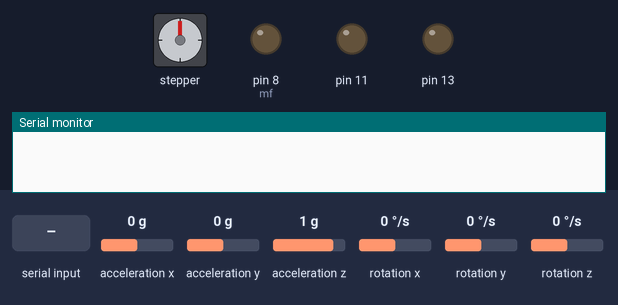
Simulated run of this sketch. Board: Arduino Uno, built with avr-gcc and run on an emulated ATmega328P. On the bench: stepper motor, output pins drawn as LEDs (lit = HIGH), the last lines printed to the serial monitor. Wiring (inferred from the names in the program): stepper motor driver (200 steps per turn assumed): step pin 10; direction pin 12. Dashed ring = blinking. The test bench sets the inputs (shaded band); at power-on: acceleration x 0 g, acceleration y 0 g, acceleration z 1 g, rotation x 0 °/s, rotation y 0 °/s, rotation z 0 °/s.

Above: at 3.2 s.
3.3 s: "I" received over Serial
At 4.57 s:
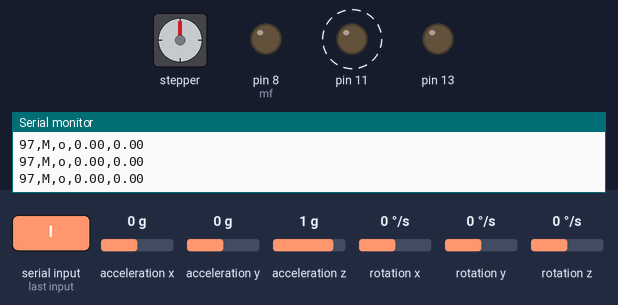
6.3 s: "M" received over Serial
At 8.2 s:
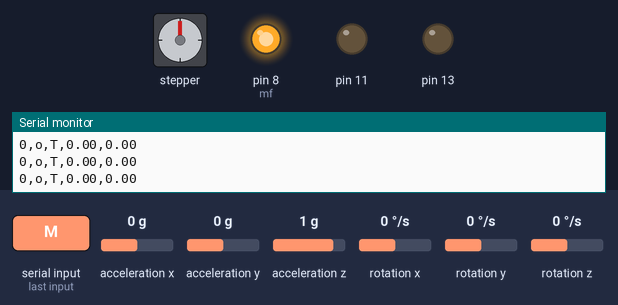
8.8 s: "I" received over Serial
At 11.7 s:
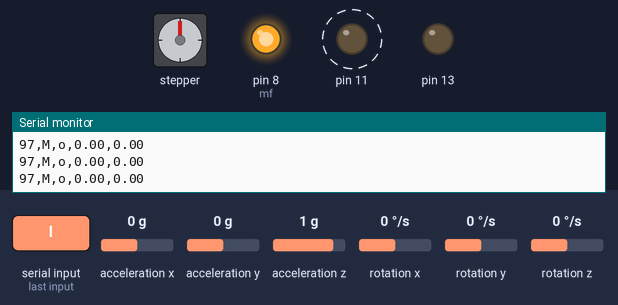
11.8 s: "90,45,200\n" received over Serial
At 12.5 s:
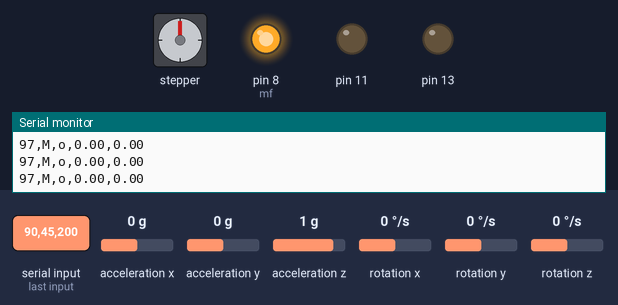
Timing chart, 0 to 14.3 s (numbered marks = the images above; inputs shaded):
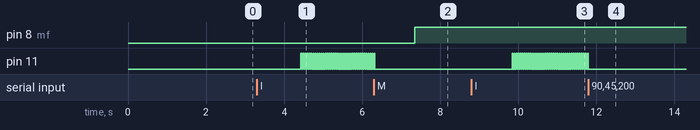

Measured:
- after the input at 3.3 s, pin 11: alternates HIGH for 0.02 s and LOW for 0.03 s, starting after 1.1 s
- after the input at 6.3 s, pin 8 (mf): LOW → HIGH after 1.1 s; pin 11: goes on until 6.3 s, then stays LOW
- after the input at 8.8 s, pin 11: alternates HIGH for 0.02 s and LOW for 0.03 s, starting after 1.0 s
- after the input at 11.8 s, pin 11: stops changing and stays LOW

The sketch:

ControlTotalv2.ino
```cpp
#include "MPU9250.h"
//Sensor de inclinacion
MPU9250 mpu;
//Puertos inclinacion
int rpwm = 11;
int lpwm = 13;
//Puertos azimut
int mf = 8;
int pul = 10;
int dir = 12;
//Puertos radiacion
int pirhel = A0;
int pira = A1;
//Variables inclinacion
int anguloDeseado = 0;
int pitch = 0;
float incli = 0;
float acc = 0;
float mpupitch = 0;
//Variables azimut
int avance;
int enAzimut;
int dirAzimut;
int N = 30; //Relacion 30:1 del mecanismo
int P = 400; //Pulsos por revolucion
float brujulaX = 0;
float brujulaY = 0;
//Variables radiacion
float global = 0.0, directa = 0.0;
//Variable serial
String comSerial;
int nomore = 0;
String modo = "";
int c = 0;
int d = 0;
void setup() {
    Serial.begin(115200);
    Wire.begin();
    delay(2000);
    //Reducir frecuencia de muestreo
    if (!mpu.setup(0x68)) {  // change to your own address
        while (1) {
            Serial.println("MPU connection failed. Please check your connection with `connection_check` example.");
            delay(5000);
        }
    }

    //Pin inclinacion
    pinMode(13,OUTPUT);
    pinMode(11,OUTPUT);
    //Pin azimut
    pinMode(dir,OUTPUT);
    pinMode(pul,OUTPUT);
    pinMode(mf,OUTPUT);
}

void loop() {
  if(mpu.update()){ }
  /*if(modo == "Z"){
    if(mpu.update()){
      static uint32_t prev_ms = millis();
      if(millis() > prev_ms + 100){
        Serial.print(mpu.getMagX(),0);
        Serial.print(",");
        Serial.println(mpu.getMagY(),0);
        prev_ms = millis();
      }
    }
  }*/
  if(modo == "I"){
    if(mpu.update()){
      static uint32_t prev_ms2 = millis();
      if(millis() > prev_ms2 + 100){
        mpupitch = mpu.getPitch();//checar
        acc = mpu.getAccX();
        incli = (0.8*(mpupitch))+(0.2*(90*acc));
        pitch = incli + 90 + 7;
        prev_ms2 = millis();
      }
    }
    if(pitch > anguloDeseado){
      Serial.print(pitch);
      Serial.print(",");
      Serial.print("M"); //Imprime M de moviendose
      Serial.print(",");
      Serial.print("o");
      Serial.print(",");
      Serial.print("0.00");
      Serial.print(",");
      Serial.println("0.00");
      digitalWrite(13,LOW);   // turn the LED on (HIGH is the voltage level)
      digitalWrite(11,HIGH);// wait for a second
      delay(20);
      digitalWrite(11,LOW);
      delay(20);
    }
    else if(pitch < anguloDeseado){
      Serial.print(pitch);
      Serial.print(",");
      Serial.print("M"); //Imprime M de moviendose
      Serial.print(",");
      Serial.print("o");
      Serial.print(",");
      Serial.print("0.00");
      Serial.print(",");
      Serial.println("0.00");
      digitalWrite(11,LOW);   // turn the LED on (HIGH is the voltage level)
      digitalWrite(13,HIGH);// wait for a second
      delay(20);
      digitalWrite(13,LOW);
      delay(20);
    }
    else{
        digitalWrite(13,LOW);
        digitalWrite(11,LOW);
        delay(100);
        Serial.print(pitch);
        Serial.print(",");
        Serial.print("T");
        Serial.print(",");
        Serial.print("o");
        Serial.print(",");
        Serial.print("0.00");
        Serial.print(",");
        Serial.println("0.00");
    }
  }

  else if(modo == "R"){
    static uint32_t prev_ms3 = millis();
    if(millis() > prev_ms3 + 100){
    //Radiacion
      global = 5.0e3*(5.0*analogRead(pira)/1023.0)/11.0;
      directa = (5.0*analogRead(pirhel)/1023.0)*(1.0e6/392.41)/6.1;
      Serial.print("0");
      Serial.print(",");
      Serial.print("o");
      Serial.print(",");
      Serial.print("o");
      Serial.print(",");
      Serial.print(global);
      Serial.print(",");
      Serial.println(directa);
      prev_ms3 = millis();
    }
  }

  else if(modo == "M"){
    if(enAzimut == 1){
      digitalWrite(mf,LOW);
      if(dirAzimut == 0) digitalWrite(dir,HIGH);//Antihorario
      else digitalWrite(dir,LOW);//Horario
    //Ecuacion de pulsos (N*(azimut)*P/360);
      for(int x = 0; x <= avance; x++){
        digitalWrite(pul,HIGH);
        delay(5);
        digitalWrite(pul,LOW);
        delay(5);
        Serial.print("0");
        Serial.print(",");
        Serial.print("o");
        Serial.print(",");
        Serial.print("N");
        Serial.print(",");
        Serial.print("0.00");
        Serial.print(",");
        Serial.println("0.00");
      }
      enAzimut = 0;
    }
    else{
      digitalWrite(mf,HIGH);
      digitalWrite(pul,LOW);
      delay(100);
      Serial.print("0");
      Serial.print(",");
      Serial.print("o");
      Serial.print(",");
      Serial.print("T");
      Serial.print(",");
      Serial.print("0.00");
      Serial.print(",");
      Serial.println("0.00");
    }
  }

  //Comunicacion serial M,XXXX,Y,Z,II
  if(Serial.available()>0){
    comSerial = Serial.readString();
    //while(comSerial == 12)
    //M,XXX,Y,Z,W,H modo,pulsos,enAzimut,dirAzimut,enableInclinacion,dirInclinacion
    modo = comSerial.substring(0,1);
    avance = comSerial.substring(2,7).toInt();
    enAzimut = comSerial.substring(8,9).toInt();
    dirAzimut = comSerial.substring(10,11).toInt();
    anguloDeseado = comSerial.substring(12,14).toInt();
  }
}
```
